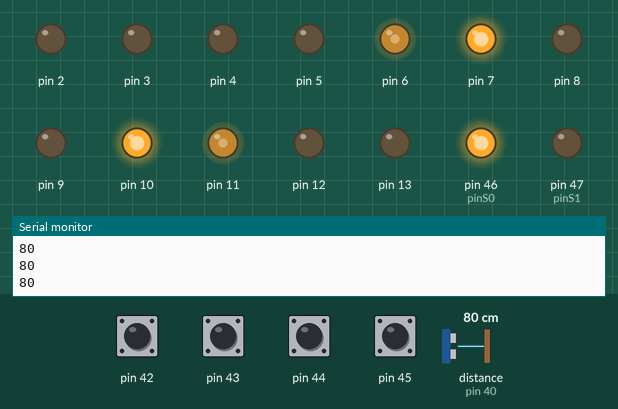
A sketch run on a simulated Arduino Mega 2560, built with avr-gcc and run on an emulated ATmega2560. Shown: output pins drawn as LEDs (lit = HIGH), the last lines printed to the serial monitor. The test bench sets the inputs (shaded band); at power-on: pin 42–45 HIGH, distance to the obstacle (sensor on pin 40) 80 cm.

Above: at 1.2 s.
1.3 s: distance to the obstacle (sensor on pin 40) set to 11 cm
2.8 s: distance to the obstacle (sensor on pin 40) set to 8 cm
At 3.9 s:
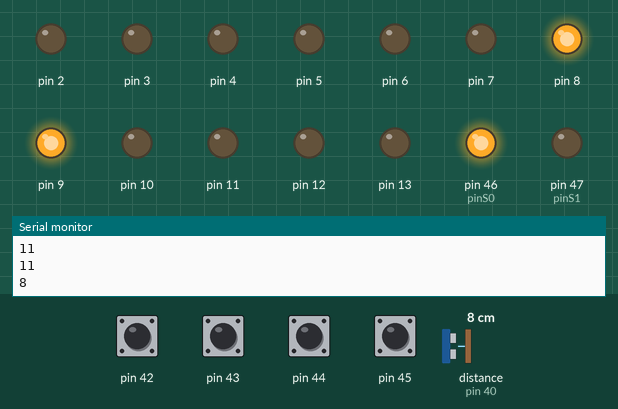
Timing chart, 0 to 5.8 s (numbered marks = the images above; inputs shaded):
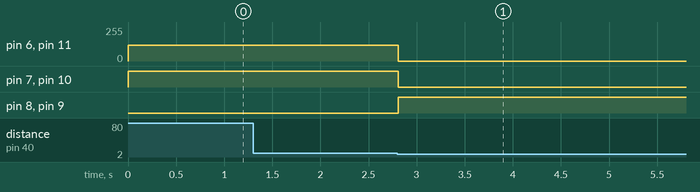

The sketch:

go_back.ino
```cpp
#include <Wire.h>
#include <Servo.h> // подключаем библиотеку для работы с сервоприводом
#include <Ultrasonic.h>
Ultrasonic pered(31, 30);
Ultrasonic platform(35, 34);
Ultrasonic nazad(41, 40);
Ultrasonic ultrasonic(39, 38);
int distance1;

int size_arr=-1;
int status = 102; //102 - не инициализирован, если все ок - то номер последнего элемента массива, иначе номер элемента массива команд, на котром препятствие
int action[100];
int counter[100];
int recv_i=0; //счетчик для приема данных
int arr_count=0; //счетчик номера массива при приеме данных
bool flag_counter=false; //для приема данных
bool start=false; //если true, то массив принят до конца и можно начинать движение


int distance;

int N_z=120;//230
int st=120;//170
int sklad=120;//100
int rotate_v=sklad;//st
//int n=200;//скорость поворота, было 150


int t1=100;//движение к ящику
int N=80;//было 100, это на что то влияет??? скорость движения по линии, а также скорость приближения к стеллажу
int n2=140;//поворот к стеллажу, на свинцовом аккуме 150
int t_w=20;
int t_operezhenie=200;//доворот после срабатывания датчика
int go_front = 120;//200
int go_back_t=500;//450
int N_nazad_srabat=200;

//либо ПМП делать
int left_sensor_szadi_val;//20 пин
int right_sensor_szadi_val;//19 пин

int n_stell=130;
int t_start=1500;//задержка при повороте, на 100% аккуме 1200 достаточно
int t_radio=50;
int f=1, c=1, val;
int f1=0;
int n1=140; //на 100% аккуме 120
//int datchik=1;
int d=1000;//длительность остановка для отправки сигнала,1000
int number_povtor=8;//было 20
//bool flag=false;
bool go_line=true;
bool radio_rotate=false;
bool color_of_line=false;//0-белый, 1 - черный

int rt_1=120;  //было 140
int lin_speed_1=40;  //ЭТАЛОН было 20, затем 40, но не очень. 25 более-менее (вроде осечек не было, но медленно). Это скорость при срабатывании датчиков линии первого уровня

int line_true_1=5;// было 200, на 10 уже хорошо работает

int rt_2=170;//170


int lin_speed=40; //было 30
int trig=-1;
int speed_step=5;
int barrier=220;  //было 220
int N_r_const=120; //было 120, это стартовая скорость внешних колес при повороте
int N_rotate=N_r_const;

int trig_level2=-1;
int barrier_level2=255;
int N_rotate_level2=240;
int lin_speed_2=30;
int line_true_level2=50;

int line_true_2=50; //было 300


int n=150;//скорость разворота до 1 контура, было 200

bool key;


//ЧИСТОВОЙ БЛОК ПЕРЕМЕННЫХ
const int n_rt=200;//15-200, скорость поворота для функций типа rotate
const int t=1200;//время поворота без датчика, 1500
const int tcs230_delay=1000;//1000 - достаточно даже при напряжении 11,4 вольта, (на 1500 мертвая зона 18,5 см при 11,6 вольта)
int tcs230_counter=tcs230_delay;
int line_true_trassa=50;//только для движения вдоль стеллажей!!!   (было 200, все работало)
int line_true_zahvat=200;
int tmp_nizhny_floor=2800;//для нижнего этажа, должно быть чуть выше, чем значение tmp из-за особенности регулировки концевиков
int tmp_verhny_floor=5000;//для верхнего этажа, было 5000
bool red=false;

// Пины подключения датчика цвета
int pinS0=46;
int pinS1=47;
int pinS2=48;
int pinS3=49;
int pinOut=50;


//int SLAVE_ADDRESS=0x20;//04, задается здесь!
void setup()
{
  pinMode(pinS0, 1);
  pinMode(pinS1, 1);
  pinMode(pinS2, 1);
  pinMode(pinS3, 1);
  pinMode(pinOut, 0);

  // масштабирование 20%
  digitalWrite(pinS0,1);
  digitalWrite(pinS1,0);


  pinMode(22, INPUT);//правый датчик
  pinMode(23, INPUT);//левый датчик
  pinMode(24, INPUT);//правый датчик 2, возможно убрать
  pinMode(25, INPUT);//возможно убрать
  pinMode(26, INPUT);
  pinMode(27, INPUT);
  pinMode(28, INPUT);
  pinMode(29, INPUT);

  pinMode(42, INPUT);//правый датчик сзади
  pinMode(43, INPUT);//левый датчик сзади
  pinMode(44, INPUT);
  pinMode(45, INPUT);

  pinMode(6, OUTPUT);//правый
  pinMode(7, OUTPUT);//правый минус
  pinMode(8, OUTPUT);//правый плюс
  pinMode(9, OUTPUT);//левый минус
  pinMode(10, OUTPUT);//левый плюс
  pinMode(11, OUTPUT);//левый
  pinMode(37, INPUT);//кнопка стартовая

  pinMode(32, INPUT);//верхний концевик
  pinMode(33, INPUT);//нижний концевик
  pinMode(2, OUTPUT);//мотор разворот платформы
  pinMode(3, OUTPUT);//мотор разворот платформы
  pinMode(4, OUTPUT);//лента
  pinMode(5, OUTPUT);//лента
  pinMode(12, OUTPUT);//платформа вверх/вниз
  pinMode(13, OUTPUT);//платформа вверх/вниз
  pinMode(A8, INPUT);//потенциометр
  pinMode(36, INPUT);//концевик лента
  Serial.begin(9600);   // настроить последовательный порт для вывода
  Wire.begin(0x20/*SLAVE_ADDRESS*/);         // подключиться к шине i2c (адрес для мастера не обязателен)

}
void go_back_2()//после захвата ящика
{

  int lin_speed=20; // скорость внутренней стороны.было 20
  int distance;
  int N_nazad_srabat=250; // НАСТРОИТЬ! было 220

  int lin_speed2=0; // скорость внутренней стороны
  int N_nazad_srabat2=200; // НАСТРОИТЬ! было 220

  int N=120;
  int kacheli_delay=300; //когда возникает ситуаця, что линию видят только второй контур, возникают "качели". этот таймер преодолевает это расстояние
  distance = 100;
  int datchik_num=0;
  int delay_red=200;//для 12,5 вольта

//Serial.println(distance);

while (distance>9)//(digitalRead(37)!=1)//было 5
{
  ////Serial.println(distance);
  digitalWrite(9, LOW);
  digitalWrite(10, HIGH);
  analogWrite(11, N);
  digitalWrite(7, HIGH);
  digitalWrite(8, LOW);
  analogWrite(6, N);

//delay(100);
  int right_sensor_szadi_val = digitalRead(44);
  int left_sensor_szadi_val = digitalRead(43);
  int right_sensor_szadi_val_2 = digitalRead(45);
  int left_sensor_szadi_val_2 = digitalRead(42);

  int true_count=0;
  if(right_sensor_szadi_val==color_of_line)
    true_count+=1;
  if(right_sensor_szadi_val_2==color_of_line)
    true_count+=1;
  if(left_sensor_szadi_val==color_of_line)
    true_count+=1;
  if(left_sensor_szadi_val_2==color_of_line)
    true_count+=1;

  if(true_count>=2) //на большом квадрате было 3
  {
    delay(delay_red);  //tcs230_delay); //int(tcs230_delay/2));
  }

  if (right_sensor_szadi_val==color_of_line)
    {

      analogWrite(11, lin_speed);
     analogWrite(6, N_nazad_srabat);
     delay(100); //было 500
     datchik_num=1;
   }
  if (left_sensor_szadi_val==color_of_line)
    {

      analogWrite(6, lin_speed);
      analogWrite(11, N_nazad_srabat);
     delay(100); //было 500
     datchik_num=2;
    }


  if ((right_sensor_szadi_val_2==color_of_line)/*&&(datchik==1)*/)
  {
    /*analogWrite(11, lin_speed2);
     analogWrite(6, N_nazad_srabat2);
     delay(100); //было 500*/


    analogWrite(6, 0);
    analogWrite(11, 0);
    delay(150);
    if(datchik_num==4)
    {
      analogWrite(6, N);
      analogWrite(11, N);
      delay(kacheli_delay);
    }
    analogWrite(6, 0);
    analogWrite(11, 0);
     while ((digitalRead(43)!=color_of_line) &&(digitalRead(42)!=color_of_line))
     {
        digitalWrite(7, HIGH);
        digitalWrite(8, LOW);
        analogWrite(6, 150);
        digitalWrite(9, HIGH);
        digitalWrite(10, LOW);
        analogWrite(11, 150);
        datchik_num=3;
        //delay(50);
     }

  }


  if ((left_sensor_szadi_val_2==color_of_line))  //поменял местами направление        /*&&(datchik==1)*/)
  {
   /*analogWrite(6, lin_speed2);
      analogWrite(11, N_nazad_srabat2);
     delay(100); //было 500*/
    analogWrite(6, 0);
    analogWrite(11, 0);
     delay(150);
     if(datchik_num==3)
    {
      analogWrite(6, N);
      analogWrite(11, N);
      delay(kacheli_delay);
    }
    analogWrite(6, 0);
    analogWrite(11, 0);
    while ((digitalRead(44)!=color_of_line)&&(digitalRead(45)!=color_of_line))  //19
    {
      digitalWrite(8, HIGH);
      digitalWrite(7, LOW);
      analogWrite(6, 150);
      digitalWrite(10, HIGH);
      digitalWrite(9, LOW);
      analogWrite(11, 150);
      datchik_num=4;
      //delay(50);
    }

  }


    distance=nazad.read();

    Serial.println(distance);

    //distance_szadi[0]=distance_szadi[1];
    //distance_szadi[1] = nazad.read();

}
digitalWrite(10, LOW);
digitalWrite(9, HIGH);
analogWrite(11, 0);
digitalWrite(8, HIGH);
digitalWrite(7, LOW);
analogWrite(6, 0);
delay(10);
lin_speed=40;
}


void loop()
{
  go_back_2();
  delay(6000);
}
```

Measured:
- the behaviour switches between 10 and 9 cm on distance to the obstacle (sensor on pin 40) (found by bisection; images 0 and 1)
- after the input at 2.8 s, pin 6, pin 11: 120/255 → 0/255 at once; pin 7, pin 10: HIGH → LOW at once; pin 8, pin 9: LOW → HIGH at once
